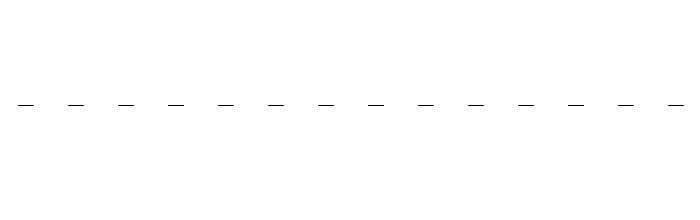
Frame 1 (no input)
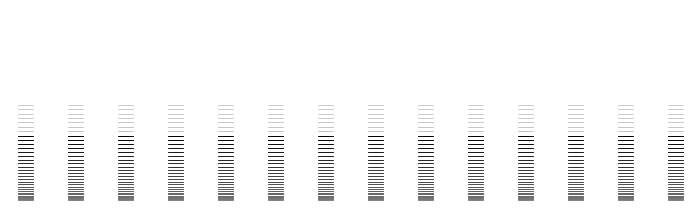
Frame 60 (the mouse pressed at the canvas centre just before this capture)
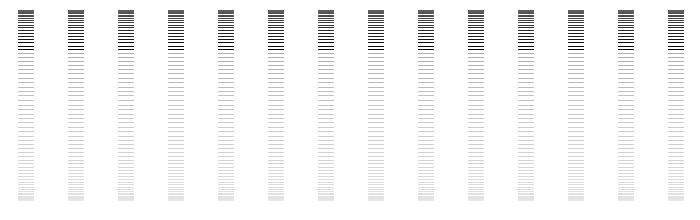
Frame 120 (the mouse held since frame 60 and released just before this capture)

The Processing sketch that drew these frames (run headless with seeded random() and noise(); from frame 60 on, the mouse is pressed at the canvas centre):

// Processing sketch: processing_93342
// ── processing_93342.pde

float y;

void setup () {
  size(700,220);
  background (255);
  smooth();
 
}

void draw () {
  fill(255,7);
  noStroke();
  rect(0,0,700,220);
  stroke(0);
 
  float x = 3;
  float sz = map(sin(y*1.7),-1,1,10,200);
  
  //line(20,sz,30,sz);

  
  while(x<width) {

    fill(0);
    line(x+15,sz,x+30,sz);
    
  x = x+50;
  y=y+0.002;
  }
  
  
}
  
